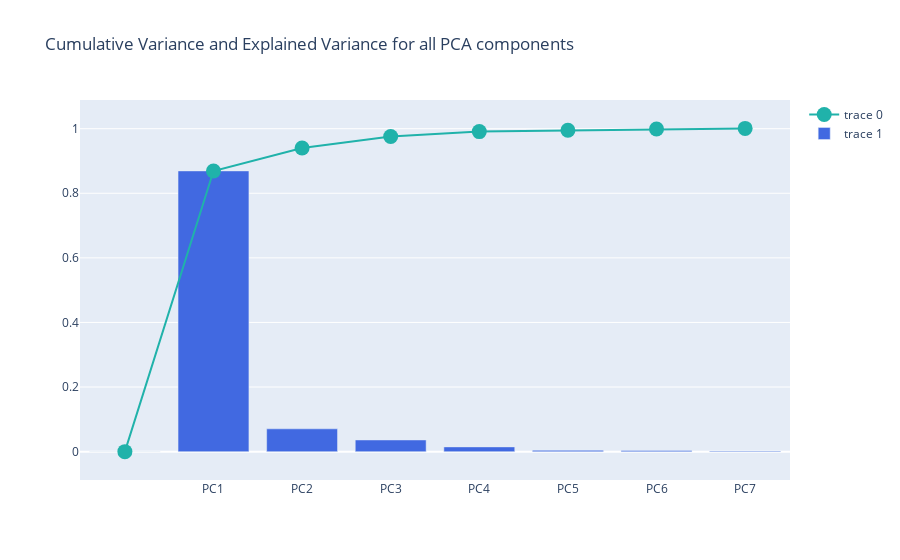

The notebook cell saved with this chart:
### Code cell
#Plotting Explained Variance + Cumalative Variance

import plotly.graph_objects as go

fig = go.Figure()

fig.add_trace(
    go.Scatter(
        x=df_explained_variance['PC'],
        y=df_explained_variance['Cumulative Variance'],
        marker=dict(size=15, color="LightSeaGreen")
    ))

fig.add_trace(
    go.Bar(
        x=df_explained_variance['PC'],
        y=df_explained_variance['Explained Variance'],
        marker=dict(color="RoyalBlue")
    ))

fig.update_layout(title_text="Cumulative Variance and Explained Variance for all PCA components")


fig.show()

### Figure 1 — Plotly figure (JSON) as saved in the notebook; plotly's stock layout.template omitted (floating-point values rounded to 4 significant figures)
{"data": [{"marker": {"color": "LightSeaGreen", "size": 15}, "type": "scatter", "x": [" ", "PC1", "PC2", "PC3", "PC4", "PC5", "PC6", "PC7"], "y": [0, 0.869, 0.94, 0.976, 0.991, 0.995, 0.999, 1.001]}, {"marker": {"color": "RoyalBlue"}, "type": "bar", "x": [" ", "PC1", "PC2", "PC3", "PC4", "PC5", "PC6", "PC7"], "y": [0, 0.8693, 0.07056, 0.03612, 0.01464, 0.003994, 0.003547, 0.001854]}], "layout": {"title": {"text": "Cumulative Variance and Explained Variance for all PCA components"}}}
